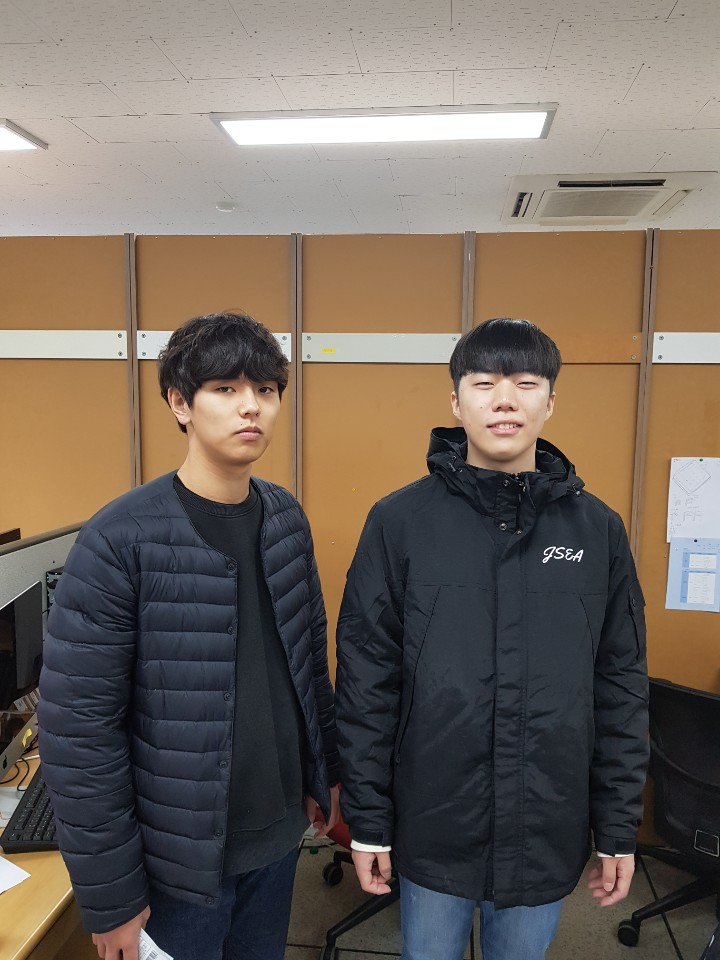
#> input picture StudyPython/siba.jpg, 720 x 960 px
$ python face.py
#> lines starting #> are read from the running program, lines starting #| are printed output that depends on the picture; after the words box and inside, x2 and y2 are one past the last pixel; in counts of white or black regions, pixels touching at a corner belong together
import cv2
import sys

mod = sys.modules[__name__]
# Load the cascade
face_cascade = cv2.CascadeClassifier('haarcascade_frontalface_default.xml')
# Read the input image
img = cv2.imread('siba.jpg', cv2.IMREAD_ANYCOLOR)
#> img is the input picture: shape (960, 720, 3); mean B, G, R 93.4, 102.7, 113.7
# Convert into grayscale
gray = cv2.cvtColor(img, cv2.COLOR_BGR2GRAY)
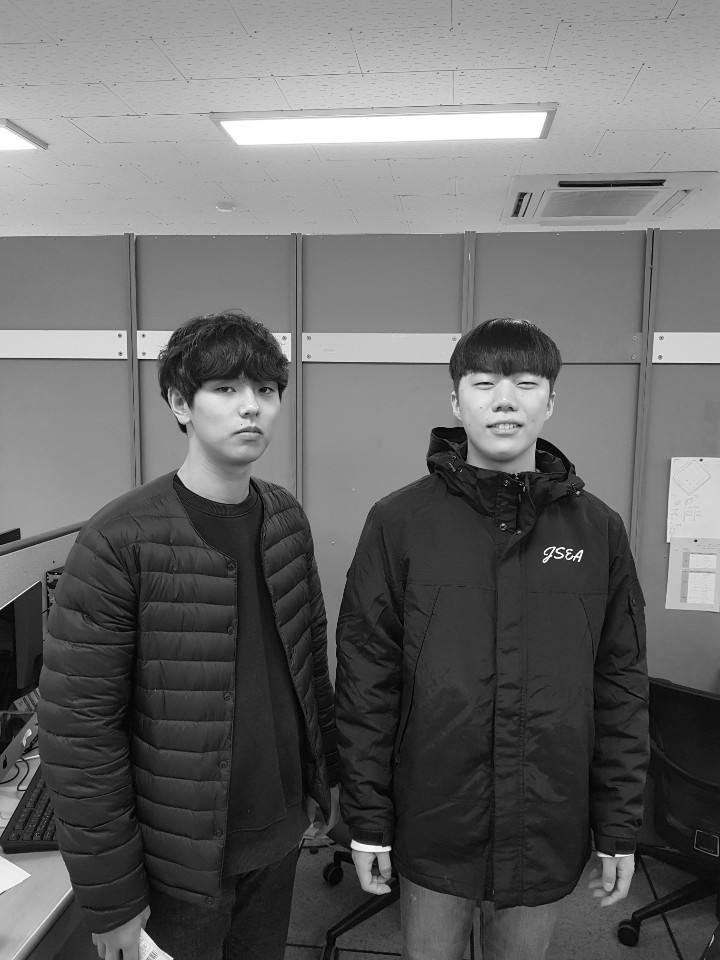
#> gray: shape (960, 720); min 0, max 255, mean 104.9
# Detect faces
faces = face_cascade.detectMultiScale(gray, 1.05, 10)
#> faces = [[589, 773, 68, 68], [320, 754, 84, 84], [191, 349, 110, 110], [450, 342, 109, 109]]
a = 0
# Draw rectangle around the faces
for (x, y, w, h) in faces:
    crop_img = img[y:y+h, x:x+w]
    setattr(mod, 'dst_{}'.format(a), cv2.resize(crop_img, dsize=(150, 150), interpolation=cv2.INTER_AREA))
    #cv2.imwrite(str(a)+'.jpg', getattr(mod, 'dst_{}'.format(a)))
    #cv2.imshow(str(a), getattr(mod, 'dst_{}'.format(a)))
    cv2.rectangle(img, (x, y), (x + w, y + h), (255, 0, 0), 2)
    a = a + 1
#> this loop made 4 passes
#> pass 1, `crop_img = img[y:y+h, x:x+w]`:
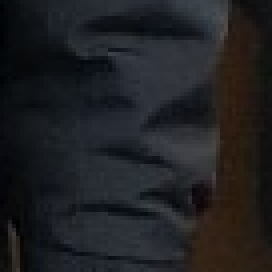
#> crop_img: shape (68, 68, 3) (shown 4 times larger); mean B, G, R 34.6, 32, 31.5
#> pass 2, `crop_img = img[y:y+h, x:x+w]`:
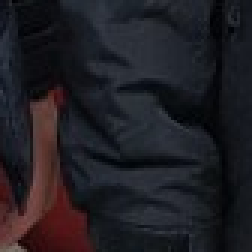
#> crop_img: shape (84, 84, 3) (shown 3 times larger); mean B, G, R 35.4, 29.9, 32
#> pass 3, `crop_img = img[y:y+h, x:x+w]`:
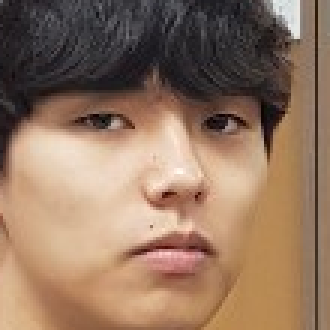
#> crop_img: shape (110, 110, 3) (shown 3 times larger); mean B, G, R 96.7, 117.7, 146.3
#> after the loop:
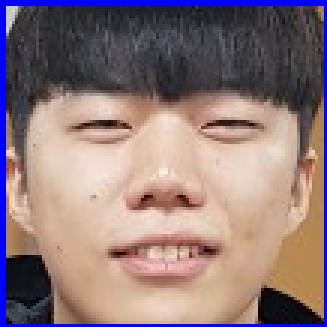
#> crop_img: shape (109, 109, 3) (shown 3 times larger); mean B, G, R 122, 120.7, 142.4
#> after the loop:
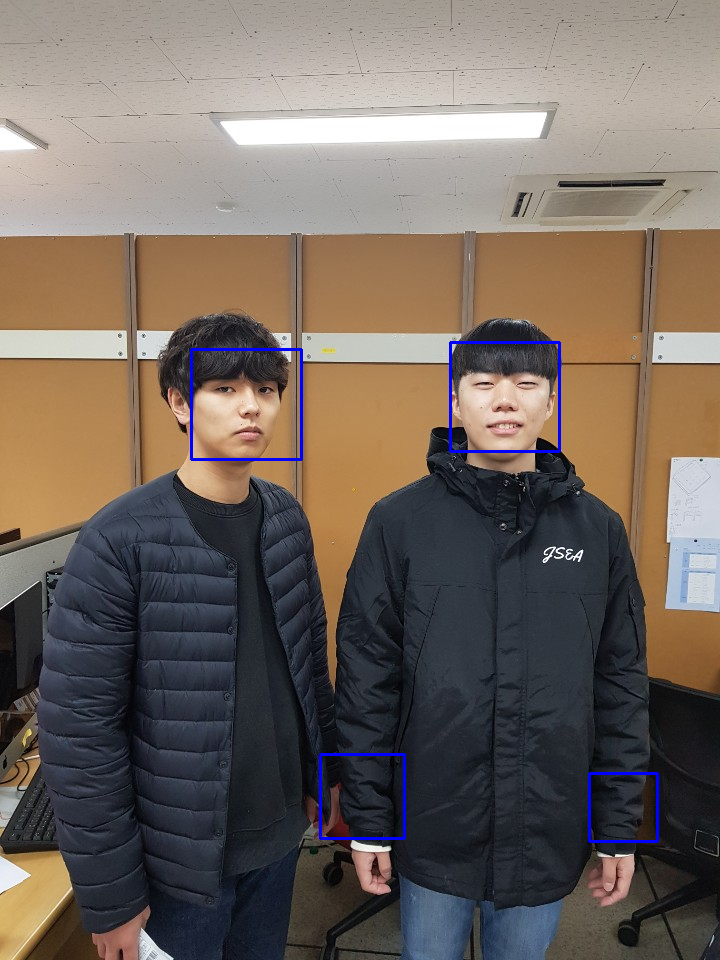
#> img: shape (960, 720, 3); 0.64% of pixels changed, all inside (x1, y1, x2, y2) = (190, 341, 659, 843)
#> after the loop, a = 4
# Display the output
cv2.imshow('img', img)
cv2.waitKey()

$ run again, with StudyPython/0.jpg copied over StudyPython/siba.jpg
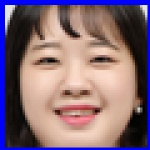
#> input picture StudyPython/0.jpg, 150 x 150 px
#> img is the input picture: shape (150, 150, 3); mean B, G, R 118.4, 106.8, 132
#> faces = [[10, 13, 129, 129]]
#> the loop `for (x, y, w, h) in faces:` made 1 pass
#> (x, y, w, h, a) on pass 1: (10, 13, 129, 129, 1)
#> after the loop `for (x, y, w, h) in faces:`:
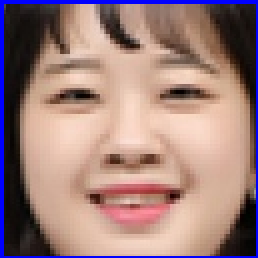
#> crop_img: shape (129, 129, 3) (shown 2 times larger); mean B, G, R 124.1, 127.3, 158.1
#> after the loop `for (x, y, w, h) in faces:`:
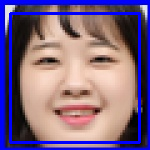
#> img: shape (150, 150, 3); 6.86% of pixels changed, all inside (x1, y1, x2, y2) = (9, 12, 141, 144)
#> after the loop `for (x, y, w, h) in faces:`: a = 1

$ run again, with StudyPython/01.jpg copied over StudyPython/siba.jpg
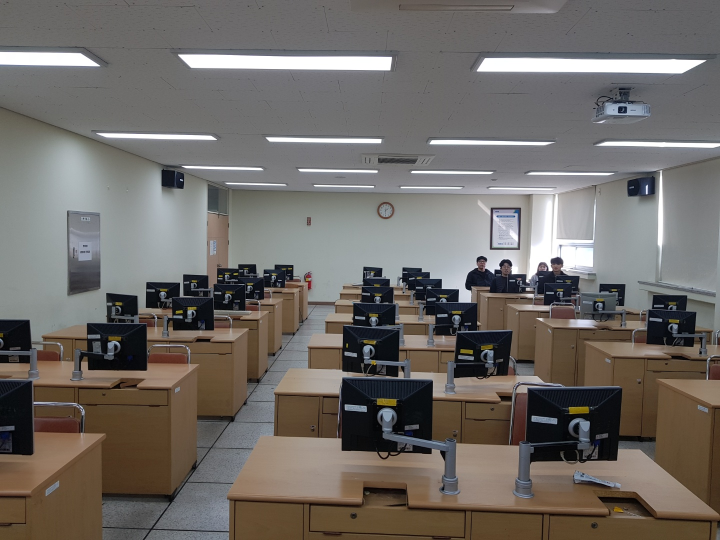
#> input picture StudyPython/01.jpg, 1440 x 1080 px (shown at 1/2 size)
#> img is the input picture: shape (1080, 1440, 3); mean B, G, R 102.1, 106.4, 111.1
#> faces = [[135, 446, 74, 74]]
#> the loop `for (x, y, w, h) in faces:` made 1 pass
#> (x, y, w, h, a) on pass 1: (135, 446, 74, 74, 1)
#> after the loop `for (x, y, w, h) in faces:`:
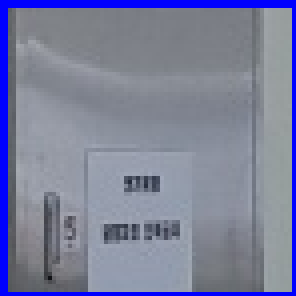
#> crop_img: shape (74, 74, 3) (shown 4 times larger); mean B, G, R 156.8, 127.7, 123.4
#> after the loop `for (x, y, w, h) in faces:`:
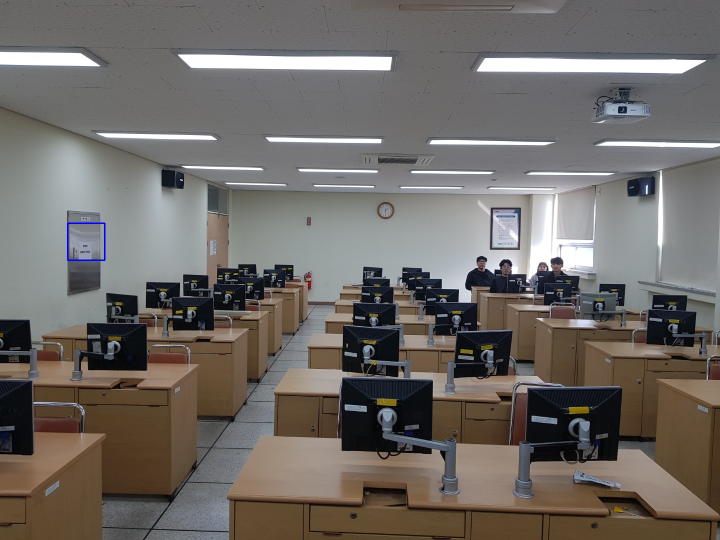
#> img: shape (1080, 1440, 3) (shown at 1/2 size); 0.06% of pixels changed, all inside (x1, y1, x2, y2) = (134, 445, 211, 522)
#> after the loop `for (x, y, w, h) in faces:`: a = 1
